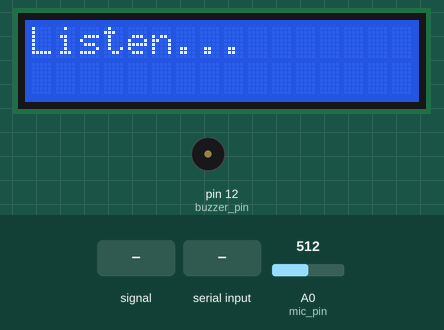
Simulated run of this sketch. Board: Arduino Mega 2560, built with avr-gcc and run on an emulated ATmega2560. On the bench: 16×2 character LCD, buzzer (waves = sounding). The inputs (shaded band) are chosen by the test bench; at power-on: A0 (mic_pin) = 512. Random numbers use the default seed unless the sketch sets one; what the sketch prints to the serial monitor is not drawn.

Above: at 2.2 s.
2.3 s: A0 (mic_pin) fed a 200 Hz sine of ±81 counts around its level
At 5.48 s:
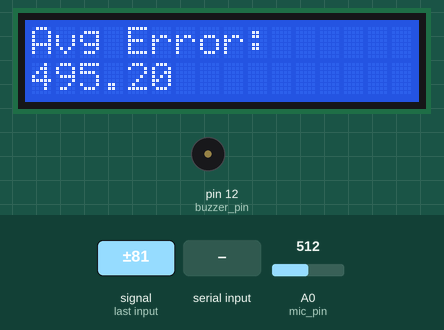
5.5 s: "1" received over Serial
At 6.02 s:
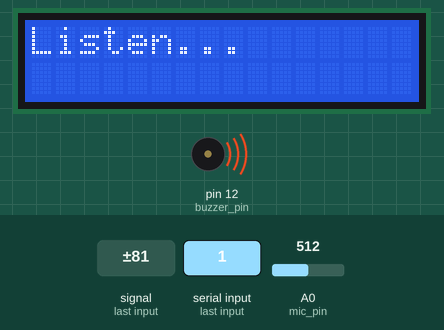
8.1 s: A0 (mic_pin) set to 716
At 10.5 s:
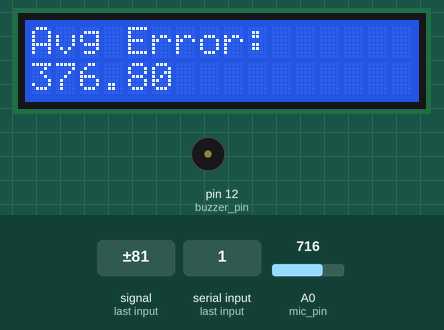
10.8 s: "0" received over Serial
At 12.3 s:
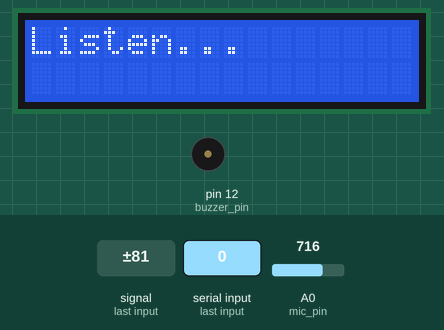
13.2 s: A0 (mic_pin) fed a 2 Hz sine of ±306 counts around its level
At 15.9 s:
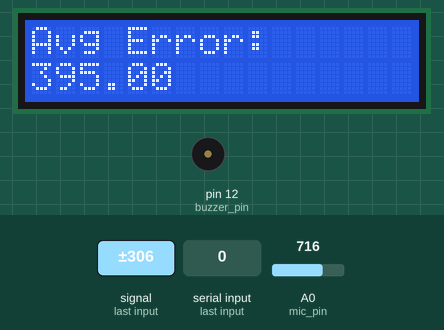
16.2 s: "2" received over Serial
At 19.9 s:
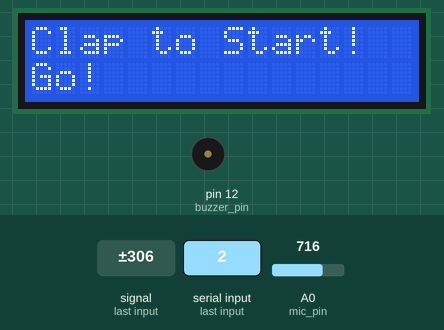
Timing chart, 0 to 21.4 s (numbered marks = the images above; inputs shaded):
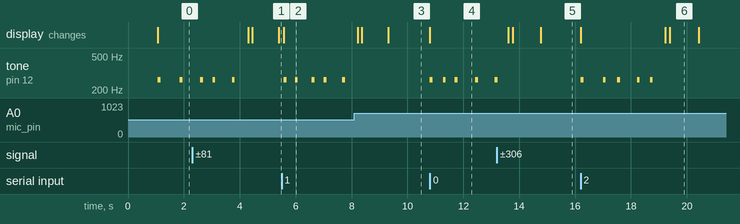

Measured:
- after the input at 5.5 s, tone on pin 12 (buzzer_pin): silent → 262 Hz after 0.08 s, then repeats every 1.0 s: silent 0.30 s, 262 Hz 0.10 s, silent 0.50 s, 262 Hz 0.10 s; the display: changes after 0.08 s (image 2)
- after the input at 10.8 s, tone on pin 12 (buzzer_pin): plays 262 Hz for 0.10 s, 262 Hz for 0.10 s, 262 Hz for 0.10 s, 262 Hz for 0.10 s, 262 Hz for 0.07 s, starting at once; the display: changes at once (image 4)
- after the input at 16.2 s, tone on pin 12 (buzzer_pin): plays 262 Hz for 0.10 s, 262 Hz for 0.10 s, 262 Hz for 0.10 s, 262 Hz for 0.10 s, 262 Hz for 0.10 s, starting at once; the display: first changes at once (image 6 shows a later state)

The sketch:

rhythm_mic.ino
```cpp
#include <LiquidCrystal.h>

// LCD가 연결되어 있다면 사용 (연결 안 되어 있어도 코드는 돌아갑니다)
LiquidCrystal lcd(44, 45, 46, 47, 48, 49);

// ------------------- [핀 설정] -------------------
const int mic_pin = A0;        // 마이크 센서 (A1)
const int buzzer_pin = 12;     // 부저 (12)
const int mic_threshold = 500; // ★감도 조절 (400~800)

// ------------------- [변수 설정] -------------------
int rhythm[10];      // 문제 리듬
int my_rhythm[10];   // 내가 친 리듬
const int rhythm_num = 5; // 리듬 개수

// 타이머 구조체
struct Timer {
  unsigned long previous = 0;
  unsigned long interval;
  Timer(unsigned long p = 0, unsigned long i = 1000) {
    previous = p;
    interval = i;
  }
};
Timer buzzer_timer(0, 1000);

// ------------------- [함수] -------------------

// 시간 간격 체크
bool per_time_interval(Timer& t) {
  unsigned long time_current = millis();
  if (time_current - t.previous >= t.interval) {
    t.previous = time_current;
    return true;
  }
  return false;
}

// 부저 소리
void buzzer_on() {
  tone(buzzer_pin, 262, 100); // '도' 소리 0.1초
}

// 랜덤 리듬 생성
void make_random_rhythm(int num) {
  Serial.print("New Rhythm: ");
  for (int i = 0; i < num; i++) {
    rhythm[i] = random(400, 800); // 0.4초 ~ 0.8초 간격
    Serial.print(rhythm[i]);
    Serial.print(" ");
  }
  Serial.println();
}

// ★ 박수 감지 함수
bool clap_ifdetected() {
  int micValue = analogRead(mic_pin);

  if (micValue > mic_threshold) {
    // Serial.println("!!! CLAP !!!"); // 디버깅용
    delay(150); // 중복 입력 방지
    return true;
  }
  return false;
}

// ------------------- [SETUP] -------------------
void setup() {
  Serial.begin(9600);
  lcd.begin(16, 2);
  pinMode(buzzer_pin, OUTPUT);
  pinMode(mic_pin, INPUT);

  randomSeed(analogRead(0));

  Serial.println("--- Rhythm Game Test Mode ---");
  Serial.println("Only Mic & Buzzer needed.");
  delay(1000);
}

// ------------------- [LOOP] -------------------
void loop() {
  // 1. 게임 초기화
  make_random_rhythm(rhythm_num);

  lcd.clear();
  lcd.print("Listen...");
  Serial.println("\n[Phase 1] Listen to the rhythm");

  int rhythm_index = 0;
  int player_index = 0;
  bool listen_phase = true;
  bool start_input = false;
  unsigned long last_input_time = 0;

  buzzer_on(); // 첫 음 시작
  buzzer_timer.previous = millis();
  buzzer_timer.interval = rhythm[0];

  // 2. 게임 진행 루프
  while (player_index < rhythm_num) {

    // [듣기 구간]
    if (listen_phase) {
      if (per_time_interval(buzzer_timer)) {
        rhythm_index++;

        if (rhythm_index >= rhythm_num) {
          listen_phase = false; // 듣기 끝
          Serial.println("[Phase 2] CLAP to Start!");
          lcd.setCursor(0, 0);
          lcd.print("Clap to Start!");
        } else {
          buzzer_on(); // 비트 소리
          buzzer_timer.previous = millis();
          buzzer_timer.interval = rhythm[rhythm_index];
        }
      }
    }
    // [입력 구간]
    else {
      // 첫 박수 대기
      if (!start_input) {
        if (clap_ifdetected()) {
          start_input = true;
          last_input_time = millis();
          Serial.println(">> Game Started! Keep clapping!");
          lcd.setCursor(0, 1);
          lcd.print("Go!");
        }
      }
      // 이후 박수 기록
      else {
        if (clap_ifdetected()) {
          unsigned long now = millis();
          my_rhythm[player_index] = now - last_input_time;

          Serial.print("Input [");
          Serial.print(player_index);
          Serial.print("]: ");
          Serial.print(my_rhythm[player_index]);
          Serial.println(" ms");

          last_input_time = now;
          player_index++;
        }
      }
    }
  }

  // 3. 결과 계산 및 출력
  long error_sum = 0;
  Serial.println("\n--- Result ---");
  for (int i = 0; i < rhythm_num; i++) {
    int diff = abs(rhythm[i] - my_rhythm[i]);
    error_sum += diff;
    Serial.print("Rhythm: "); Serial.print(rhythm[i]);
    Serial.print(" / Me: "); Serial.print(my_rhythm[i]);
    Serial.print(" (Diff: "); Serial.print(diff); Serial.println(")");
  }

  float avg_error = error_sum / (float)rhythm_num;
  Serial.print(">> Average Error: ");
  Serial.println(avg_error);

  lcd.clear();
  lcd.print("Avg Error:");
  lcd.setCursor(0, 1);
  lcd.print(avg_error);

  // 4. [변경됨] 엔터 키 입력 대기
  Serial.println("\n==================================");
  Serial.println("Press [ENTER] in Serial Monitor to restart...");
  Serial.println("==================================");

  // 입력 버퍼 비우기 (혹시 남아있을 찌꺼기 제거)
  while(Serial.available()) Serial.read();

  // 입력이 들어올 때까지 무한 대기
  while (Serial.available() == 0) {
    // 아무것도 안 하고 기다림
  }

  // 입력 들어오면 버퍼 비우고 다음 판으로 고고!
  while(Serial.available()) Serial.read();
}
```
